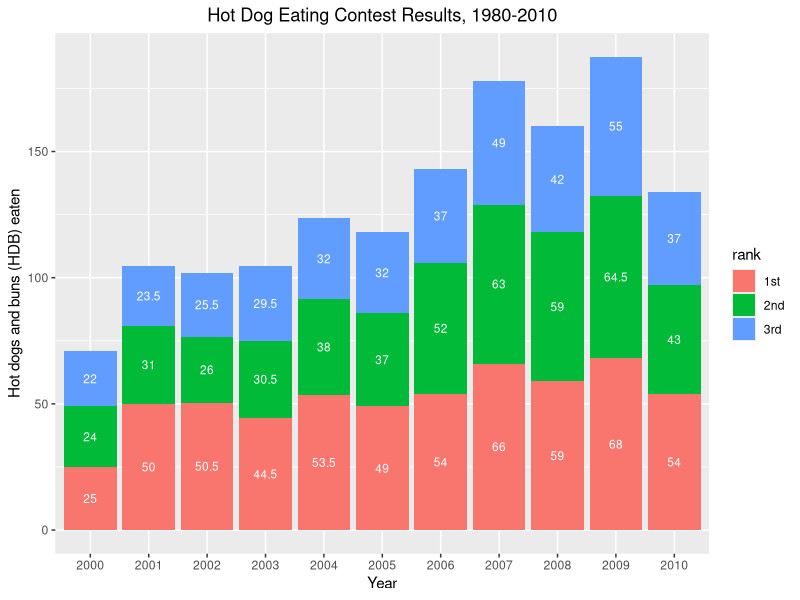

Here is the R script that generated this plot:
# Load library
library("ggplot2")
# library("tidyverse")
# library("RColorBrewer")

# Set working directory
setwd("d:/moiz_SIT/lab4")

# Clear data
rm(list=ls())

# Load data
hdp_data <- read.csv("./data/hotdog-places.csv", sep=",", header=TRUE)

# Transform to factor
hdp_data$year <- as.factor(hdp_data$year)

# Create geometric object
hdp_obj <- ggplot(data= hdp_data, aes(x=year, y= values)) + xlab("Year") + ylab("Hot dogs and buns (HDB) eaten") + ggtitle("Hot Dog Eating Contest Results, 1980-2010") + theme(plot.title = element_text(hjust = 0.5))

# Create stacked bar chart
hdp_bar <- hdp_obj + geom_bar(stat="identity", aes(fill= rank), position = position_stack(reverse = TRUE)) + geom_text(aes(label=values), position = position_stack(vjust=0.5), color = "white", size=3)

# Show bar chart
hdp_bar
